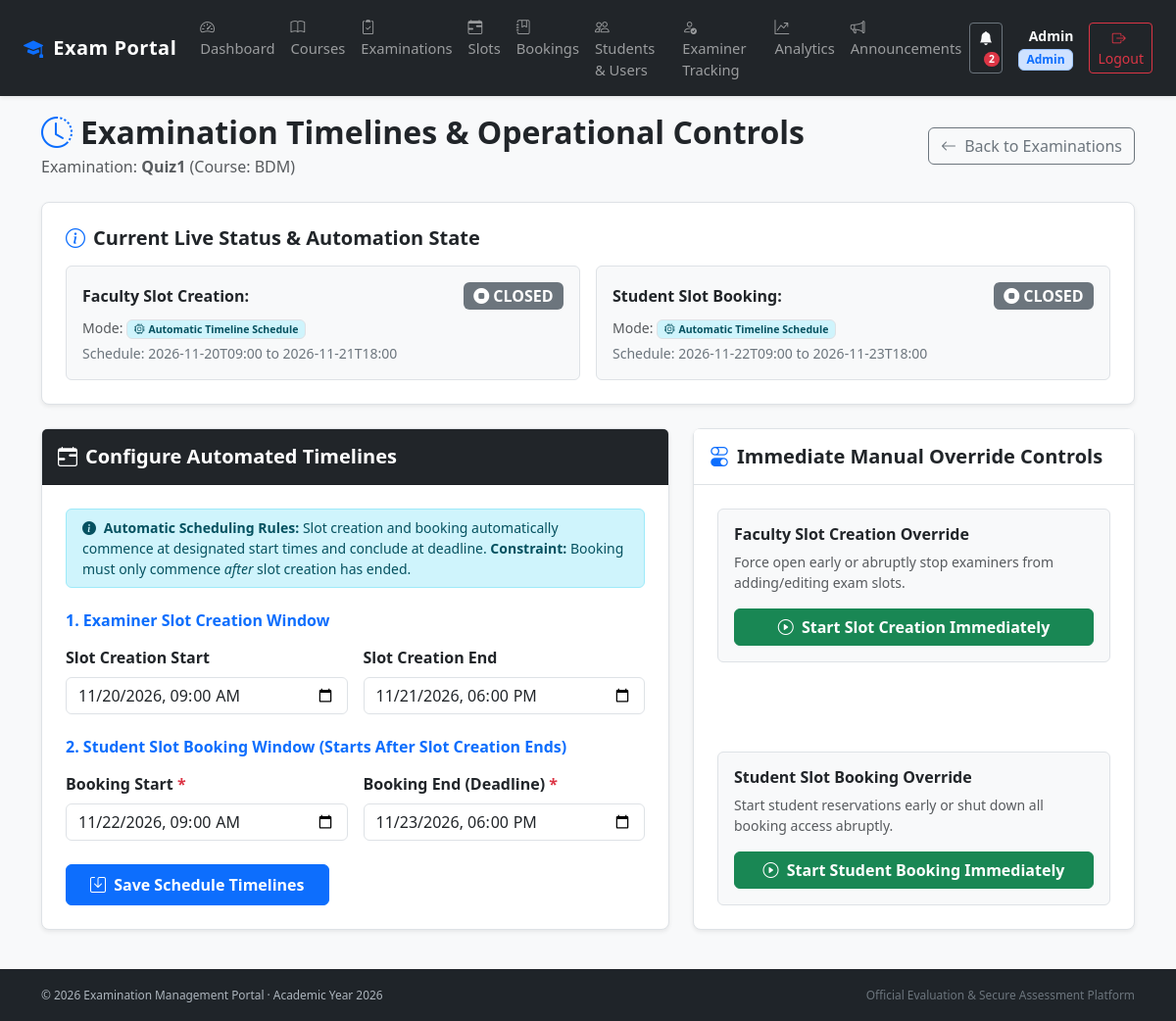
Screenshot of /examination/1/settings (signed in) with the database file from the repository.
### models.py (models this page shows, shortened)
class Examination(db.Model):
    id = db.Column(db.Integer, primary_key=True)
    name = db.Column(db.String(100), nullable=False)
    course_id = db.Column(
        db.Integer, db.ForeignKey("course.id"), nullable=False
    )
    status = db.Column(db.String(30), default="Draft")
    slot_creation_start = db.Column(db.String(30))
    slot_creation_end = db.Column(db.String(30))
    slot_creation_open = db.Column(db.Boolean, default=False)
    booking_open = db.Column(db.Boolean, default=False)
    booking_start = db.Column(db.String(30))
    booking_end = db.Column(db.String(30))
    slot_creation_override = db.Column(db.String(10), default=None)
    booking_override = db.Column(db.String(10), default=None)
    course = db.relationship("Course", backref="examinations")

class Course(db.Model):
    id = db.Column(db.Integer, primary_key=True)
    name = db.Column(db.String(100), nullable=False)
    description = db.Column(db.String(500))
    resources = db.relationship(
        "CourseResource", backref="course", cascade="all, delete-orphan"
    )

### app.py (the view, shortened to what this page needs)
@app.route("/examination/<int:examination_id>/settings", methods=["GET", "POST"])
@role_required("Admin")
def examination_settings(examination_id):
    examination = Examination.query.get_or_404(examination_id)
    return render_template(
        "examination_settings.html",
        examination=examination
    )

### app.py (called while the page is built)
@app.context_processor
def inject_global_data():
    unread_count = 0
    if "user_id" in session:
        try:
            unread_count = Notification.query.filter_by(
                user_id=session["user_id"], is_read=False
            ).count()
        except Exception:
            pass
    return dict(unread_notifications_count=unread_count)

def role_required(required_role):
    def decorator(function):
        @wraps(function)
        def wrapper(*args, **kwargs):
            if "user_id" not in session:
                return redirect(url_for("login"))
            user = User.query.get(session["user_id"])
            if user is None or not user.is_active:
                session.clear()
                return redirect(url_for("login"))
            if user.role != required_role:
                abort(403)
            if user.role == "Examiner" and not user.is_approved:
                session.clear()
                return redirect(url_for("login"))
            return function(*args, **kwargs)
        return wrapper
    return decorator

### templates/examination_settings.html (shortened to what this page needs)
{% extends "base.html" %}
{% block content %}
<div class="container my-4">
    <div class="d-flex justify-content-between align-items-center mb-4 flex-wrap gap-2">
        <div>
            <h2 class="fw-bold mb-1"><i class="bi bi-clock-history me-2 text-primary"></i>Examination Timelines & Operational Controls</h2>
            <p class="text-muted mb-0">Examination: <strong>{{ examination.name }}</strong> (Course: {{ examination.course.name }})</p>
        </div>
        <div>
            <a href="{{ url_for('examinations') }}" class="btn btn-outline-secondary">
                <i class="bi bi-arrow-left me-1"></i> Back to Examinations
            </a>
        </div>
    </div>
    <div class="card shadow-sm border mb-4 bg-white">
        <div class="card-body p-4">
            <h5 class="fw-bold text-dark mb-3"><i class="bi bi-info-circle me-2 text-primary"></i>Current Live Status & Automation State</h5>
            <div class="row g-3">
                <div class="col-md-6">
                    <div class="p-3 rounded border bg-light">
                        <div class="d-flex justify-content-between align-items-center mb-2">
                            <span class="fw-bold text-dark">Faculty Slot Creation:</span>
                            {% if examination.slot_creation_open %}
                                <span class="badge bg-success fs-6"><i class="bi bi-play-circle-fill me-1"></i>ACTIVE / OPEN</span>
                            {% else %}
                                <span class="badge bg-secondary fs-6"><i class="bi bi-stop-circle-fill me-1"></i>CLOSED</span>
                            {% endif %}
                        </div>
                        <div class="small text-muted">
                            Mode:
                            {% if examination.slot_creation_override == 'open' %}
                                <span class="badge bg-warning text-dark"><i class="bi bi-exclamation-circle me-1"></i>Force Opened by Admin (Override)</span>
                            {% elif examination.slot_creation_override == 'closed' %}
                                <span class="badge bg-danger"><i class="bi bi-slash-circle me-1"></i>Stopped Abruptly by Admin (Override)</span>
                            {% else %}
                                <span class="badge bg-info-subtle text-info-emphasis border"><i class="bi bi-cpu me-1"></i>Automatic Timeline Schedule</span>
                            {% endif %}
                        </div>
                        <div class="small text-secondary mt-1">
                            Schedule: {{ examination.slot_creation_start or 'Not set' }} to {{ examination.slot_creation_end or 'Not set' }}
                        </div>
                    </div>
                </div>
                <div class="col-md-6">
                    <div class="p-3 rounded border bg-light">
                        <div class="d-flex justify-content-between align-items-center mb-2">
                            <span class="fw-bold text-dark">Student Slot Booking:</span>
                            {% if examination.booking_open %}
                                <span class="badge bg-success fs-6"><i class="bi bi-play-circle-fill me-1"></i>ACTIVE / OPEN</span>
                            {% else %}
                                <span class="badge bg-secondary fs-6"><i class="bi bi-stop-circle-fill me-1"></i>CLOSED</span>
                            {% endif %}
                        </div>
                        <div class="small text-muted">
                            Mode:
                            {% if examination.booking_override == 'open' %}
                                <span class="badge bg-warning text-dark"><i class="bi bi-exclamation-circle me-1"></i>Force Opened by Admin (Override)</span>
                            {% elif examination.booking_override == 'closed' %}
                                <span class="badge bg-danger"><i class="bi bi-slash-circle me-1"></i>Stopped Abruptly by Admin (Override)</span>
                            {% else %}
                                <span class="badge bg-info-subtle text-info-emphasis border"><i class="bi bi-cpu me-1"></i>Automatic Timeline Schedule</span>
                            {% endif %}
                        </div>
                        <div class="small text-secondary mt-1">
                            Schedule: {{ examination.booking_start or 'Not set' }} to {{ examination.booking_end or 'Not set' }}
                        </div>
                    </div>
                </div>
            </div>
        </div>
    </div>
    <div class="row g-4">
        <div class="col-lg-7">
            <div class="card shadow-sm border h-100">
                <div class="card-header bg-dark text-white py-3">
                    <h5 class="fw-bold mb-0"><i class="bi bi-calendar-range me-2"></i>Configure Automated Timelines</h5>
                </div>
                <div class="card-body p-4">
                    <div class="alert alert-info py-2 small mb-4">
                        <i class="bi bi-info-circle-fill me-1"></i> <strong>Automatic Scheduling Rules:</strong>
                        Slot creation and booking automatically commence at designated start times and conclude at deadline.
                        <strong>Constraint:</strong> Booking must only commence <em>after</em> slot creation has ended.
                    </div>
                    <form method="POST" id="timelineForm">
                        <h6 class="fw-bold text-primary mb-3">1. Examiner Slot Creation Window</h6>
                        <div class="row g-3 mb-4">
                            <div class="col-md-6">
                                <label class="form-label fw-semibold">Slot Creation Start</label>
                                <input type="datetime-local" id="slot_creation_start" name="slot_creation_start" class="form-control" value="{{ examination.slot_creation_start or '' }}">
                            </div>
                            <div class="col-md-6">
                                <label class="form-label fw-semibold">Slot Creation End</label>
                                <input type="datetime-local" id="slot_creation_end" name="slot_creation_end" class="form-control" value="{{ examination.slot_creation_end or '' }}" onchange="updateBookingMinCap()">
                            </div>
                        </div>
                        <h6 class="fw-bold text-primary mb-3">2. Student Slot Booking Window (Starts After Slot Creation Ends)</h6>
                        <div class="row g-3 mb-4">
                            <div class="col-md-6">
                                <label class="form-label fw-semibold">Booking Start <span class="text-danger">*</span></label>
                                <input type="datetime-local" id="booking_start" name="booking_start" class="form-control" value="{{ examination.booking_start or '' }}">
                            </div>
                            <div class="col-md-6">
                                <label class="form-label fw-semibold">Booking End (Deadline) <span class="text-danger">*</span></label>
                                <input type="datetime-local" id="booking_end" name="booking_end" class="form-control" value="{{ examination.booking_end or '' }}">
                            </div>
                        </div>
                        <button type="submit" class="btn btn-primary px-4 py-2 fw-semibold">
                            <i class="bi bi-save me-1"></i> Save Schedule Timelines
                        </button>
                    </form>
                </div>
            </div>
        </div>
        <div class="col-lg-5">
            <div class="card shadow-sm border h-100">
                <div class="card-header bg-white py-3 border-bottom">
                    <h5 class="fw-bold text-dark mb-0"><i class="bi bi-toggles me-2 text-primary"></i>Immediate Manual Override Controls</h5>
                </div>
                <div class="card-body p-4 d-flex flex-column justify-content-between">
                    <div class="p-3 rounded border mb-4 bg-light">
                        <h6 class="fw-bold text-dark mb-2">Faculty Slot Creation Override</h6>
                        <p class="small text-muted mb-3">Force open early or abruptly stop examiners from adding/editing exam slots.</p>
                        <div class="d-flex gap-2 flex-wrap">
                            <form method="POST" action="{{ url_for('toggle_slot_creation', examination_id=examination.id) }}" class="flex-grow-1">
                                {% if examination.slot_creation_open %}
                                <button type="submit" class="btn btn-danger w-100 fw-semibold">
                                    <i class="bi bi-stop-circle me-1"></i> Stop Slot Creation Abruptly
                                </button>
                                {% else %}
                                <button type="submit" class="btn btn-success w-100 fw-semibold">
                                    <i class="bi bi-play-circle me-1"></i> Start Slot Creation Immediately
                                </button>
                                {% endif %}
                            </form>
                        </div>
                    </div>
                    <div class="p-3 rounded border bg-light">
                        <h6 class="fw-bold text-dark mb-2">Student Slot Booking Override</h6>
                        <p class="small text-muted mb-3">Start student reservations early or shut down all booking access abruptly.</p>
                        <div class="d-flex gap-2 flex-wrap">
                            <form method="POST" action="{{ url_for('toggle_booking', examination_id=examination.id) }}" class="flex-grow-1">
                                {% if examination.booking_open %}
                                <button type="submit" class="btn btn-danger w-100 fw-semibold">
                                    <i class="bi bi-stop-circle me-1"></i> Stop Student Booking Abruptly
                                </button>
                                {% else %}
                                <button type="submit" class="btn btn-success w-100 fw-semibold">
                                    <i class="bi bi-play-circle me-1"></i> Start Student Booking Immediately
                                </button>
                                {% endif %}
                            </form>
                        </div>
                    </div>
                </div>
            </div>
        </div>
    </div>
</div>
{% endblock %}

### templates/base.html (style rules this page uses)
body { padding-top: 60px; background-color: #f8f9fa; }
.card { border-radius: 0.5rem; border: 1px solid rgba(0,0,0,0.08); box-shadow: 0 0.125rem 0.25rem rgba(0,0,0,0.04); }

### rows the page displays
Examination: name "Quiz1", slot_creation_start "2026-11-20T09:00", slot_creation_end "2026-11-21T18:00", booking_start "2026-11-22T09:00", booking_end "2026-11-23T18:00", slot_creation_start "11/20/2026 09:00", slot_creation_end "11/21/2026 18:00", booking_start "11/22/2026 09:00", booking_end "11/23/2026 18:00"
Course: course.name "BDM"

### other values shown
{{ unread_notifications_count }} "2"
{{ session.get("user_name") }} "Admin"
{{ session.get("user_role") }} "Admin"
{{ 2026 }} "2026"
